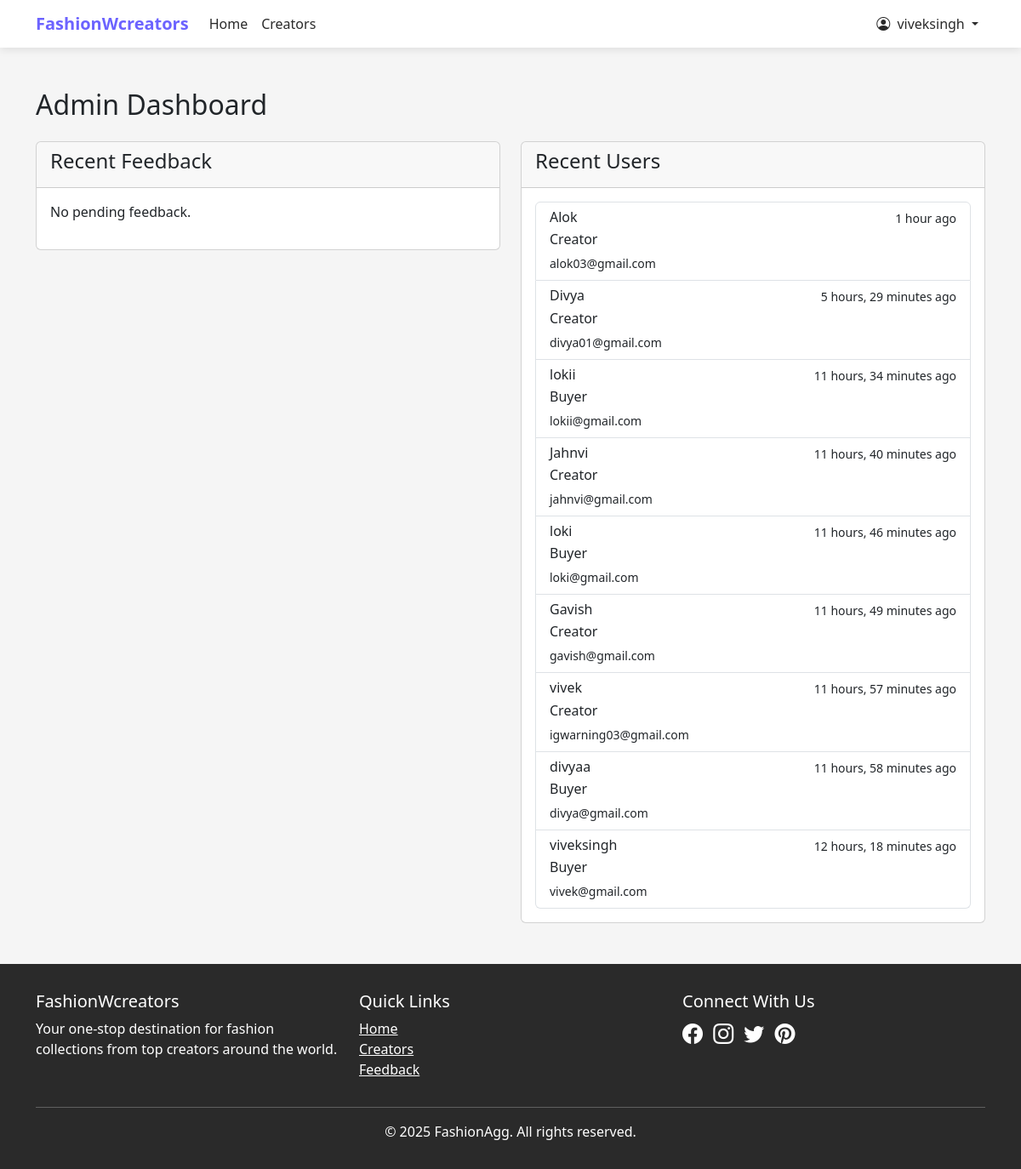
/dashboard/ (signed in), run on the app's committed database.
### aggregator/models.py (models this page shows, shortened)
class User(AbstractUser):
    CREATOR = 'creator'
    BUYER = 'buyer'
    ROLE_CHOICES = [
        (CREATOR, 'Creator'),
        (BUYER, 'Buyer'),
    ]
    role = models.CharField(max_length=10, choices=ROLE_CHOICES, default=BUYER)
    bio = models.TextField(blank=True)
    website = models.URLField(blank=True)
    profile_pic = models.ImageField(upload_to='profile_pics', blank=True)
    class Meta:
        app_label = 'aggregator'

### aggregator/views.py (the view)
# urls.py: path('dashboard/', views.dashboard, name='dashboard'),
@login_required
def dashboard(request):
    if not request.user.is_superuser:
        return redirect('home')
    feedbacks = Feedback.objects.filter(responded=False).order_by('-created_at')
    users = User.objects.all().order_by('-date_joined')
    return render(request, 'aggregator/dashboard.html', {
        'feedbacks': feedbacks,
        'users': users
    })

### aggregator/templates/aggregator/dashboard.html
{% extends 'base.html' %}
{% block content %}
<div class="container my-5">
    <h2>Admin Dashboard</h2>
    <div class="row mt-4">
        <div class="col-md-6">
            <div class="card">
                <div class="card-header">
                    <h4>Recent Feedback</h4>
                </div>
                <div class="card-body">
                    {% if feedbacks %}
                    <div class="list-group">
                        {% for feedback in feedbacks %}
                        <div class="list-group-item">
                            <div class="d-flex w-100 justify-content-between">
                                <h6 class="mb-1">{{ feedback.email }}</h6>
                                <small>{{ feedback.created_at|timesince }} ago</small>
                            </div>
                            <p class="mb-1">{{ feedback.message }}</p>
                            {% if not feedback.responded %}
                            <small><a href="#" class="text-success">Mark as responded</a></small>
                            {% endif %}
                        </div>
                        {% endfor %}
                    </div>
                    {% else %}
                    <p>No pending feedback.</p>
                    {% endif %}
                </div>
            </div>
        </div>
        <div class="col-md-6">
            <div class="card">
                <div class="card-header">
                    <h4>Recent Users</h4>
                </div>
                <div class="card-body">
                    {% if users %}
                    <div class="list-group">
                        {% for user in users %}
                        <div class="list-group-item">
                            <div class="d-flex w-100 justify-content-between">
                                <h6 class="mb-1">{{ user.username }}</h6>
                                <small>{{ user.date_joined|timesince }} ago</small>
                            </div>
                            <p class="mb-1">{{ user.get_role_display }}</p>
                            <small>{{ user.email }}</small>
                        </div>
                        {% endfor %}
                    </div>
                    {% else %}
                    <p>No users found.</p>
                    {% endif %}
                </div>
            </div>
        </div>
    </div>
</div>
{% endblock %}

### templates/base.html (shortened to what this page needs)
<!DOCTYPE html>
<html lang="en">
<head>
    <link href="https://cdn.jsdelivr.net/npm/bootstrap@5.3.0/dist/css/bootstrap.min.css" rel="stylesheet">
    <link rel="stylesheet" href="https://cdn.jsdelivr.net/npm/bootstrap-icons@1.10.0/font/bootstrap-icons.css">
</head>
<body>
    <nav class="navbar navbar-expand-lg navbar-light fixed-top">
        <div class="container">
            <a class="navbar-brand" href="{% url 'home' %}">FashionWcreators</a>
            <div class="collapse navbar-collapse" id="navbarNav">
                <ul class="navbar-nav me-auto">
                    <li class="nav-item">
                        <a class="nav-link" href="{% url 'home' %}">Home</a>
                    </li>
                    <li class="nav-item">
                        <a class="nav-link" href="{% url 'creator_list' %}">Creators</a>
                    </li>
                </ul>
                <ul class="navbar-nav">
                    {% if user.is_authenticated %}
                    <li class="nav-item dropdown">
                        <a class="nav-link dropdown-toggle" href="#" id="navbarDropdown" role="button" data-bs-toggle="dropdown" aria-expanded="false">
                            {% if user.profile_pic %}
                            <img src="{{ user.profile_pic.url }}" class="avatar me-1">
                            {% else %}
                            <i class="bi bi-person-circle me-1"></i>
                            {% endif %}
                            {{ user.username }}
                        </a>
                    </li>
                    {% endif %}
                </ul>
            </div>
        </div>
    </nav>
    <main>
        {% block content %}{% endblock %}
    </main>
    <footer class="mt-5">
        <div class="container">
            <div class="row">
                <div class="col-md-4">
                    <h5>FashionWcreators</h5>
                    <p>Your one-stop destination for fashion collections from top creators around the world.</p>
                </div>
                <div class="col-md-4">
                    <h5>Quick Links</h5>
                    <ul class="list-unstyled">
                        <li><a href="{% url 'home' %}" class="text-white">Home</a></li>
                        <li><a href="{% url 'creator_list' %}" class="text-white">Creators</a></li>
                        <li><a href="{% url 'feedback' %}" class="text-white">Feedback</a></li>
                    </ul>
                </div>
                <div class="col-md-4">
                    <h5>Connect With Us</h5>
                    <a href="#" class="text-white me-2"><i class="bi bi-facebook" style="font-size: 1.5rem;"></i></a>
                    <a href="#" class="text-white me-2"><i class="bi bi-instagram" style="font-size: 1.5rem;"></i></a>
                    <a href="#" class="text-white me-2"><i class="bi bi-twitter" style="font-size: 1.5rem;"></i></a>
                    <a href="#" class="text-white"><i class="bi bi-pinterest" style="font-size: 1.5rem;"></i></a>
                </div>
            </div>
            <hr class="bg-light">
            <div class="text-center">
                <p class="mb-0">&copy; {% now "Y" %} FashionAgg. All rights reserved.</p>
            </div>
        </div>
    </footer>
</body>
</html>

### templates/base.html (style rules this page uses)
:root { --primary-color: #6c63ff; --dark-color: #2a2a2a; --light-color: #f8f9fa; }
body { font-family: 'Segoe UI', Tahoma, Geneva, Verdana, sans-serif; padding-top: 56px; background-color: #f5f5f5; }
.navbar { box-shadow: 0 2px 10px rgba(0, 0, 0, 0.1); background-color: white !important; }
.navbar-brand { font-weight: 700; color: var(--primary-color) !important; }
.nav-link { font-weight: 500; color: var(--dark-color) !important; }
footer { background-color: var(--dark-color); color: white; padding: 2rem 0; margin-top: 3rem; }

### data on the page
User: username "viveksingh", date_joined "12 hours, 18 minutes", role "Buyer", email "vivek@gmail.com"
User: username "Alok", date_joined "1 hour", role "Creator", email "alok03@gmail.com"
User: username "Divya", date_joined "5 hours, 29 minutes", role "Creator", email "divya01@gmail.com"
User: username "lokii", date_joined "11 hours, 34 minutes", role "Buyer", email "lokii@gmail.com"
User: username "Jahnvi", date_joined "11 hours, 40 minutes", role "Creator", email "jahnvi@gmail.com"
User: username "loki", date_joined "11 hours, 46 minutes", role "Buyer", email "loki@gmail.com"
User: username "Gavish", date_joined "11 hours, 49 minutes", role "Creator", email "gavish@gmail.com"
User: username "vivek", date_joined "11 hours, 57 minutes", role "Creator", email "igwarning03@gmail.com"
User: username "divyaa", date_joined "11 hours, 58 minutes", role "Buyer", email "divya@gmail.com"
